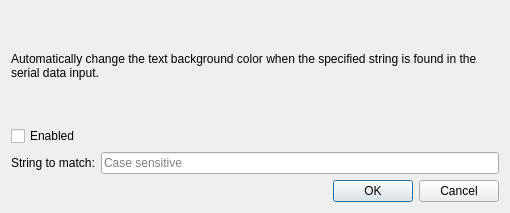
<?xml version="1.0" encoding="UTF-8"?>
<ui version="4.0">
 <class>BackgroundColorChange</class>
 <widget class="QDialog" name="BackgroundColorChange">
  <property name="geometry">
   <rect>
    <x>0</x>
    <y>0</y>
    <width>510</width>
    <height>213</height>
   </rect>
  </property>
  <property name="windowTitle">
   <string>Dialog</string>
  </property>
  <layout class="QVBoxLayout" name="verticalLayout">
   <item>
    <widget class="QLabel" name="label">
     <property name="sizePolicy">
      <sizepolicy hsizetype="Preferred" vsizetype="Minimum">
       <horstretch>0</horstretch>
       <verstretch>0</verstretch>
      </sizepolicy>
     </property>
     <property name="text">
      <string>Automatically change the text background color when the specified string is found in the serial data input. </string>
     </property>
     <property name="wordWrap">
      <bool>true</bool>
     </property>
    </widget>
   </item>
   <item>
    <widget class="QCheckBox" name="checkBox">
     <property name="text">
      <string>Enabled</string>
     </property>
    </widget>
   </item>
   <item>
    <layout class="QHBoxLayout" name="horizontalLayout">
     <item>
      <widget class="QLabel" name="label_2">
       <property name="text">
        <string>String to match:</string>
       </property>
      </widget>
     </item>
     <item>
      <widget class="QLineEdit" name="lineEdit">
       <property name="placeholderText">
        <string>Case sensitive</string>
       </property>
      </widget>
     </item>
    </layout>
   </item>
   <item>
    <widget class="QDialogButtonBox" name="buttonBox">
     <property name="orientation">
      <enum>Qt::Orientation::Horizontal</enum>
     </property>
     <property name="standardButtons">
      <set>QDialogButtonBox::StandardButton::Cancel|QDialogButtonBox::StandardButton::Ok</set>
     </property>
    </widget>
   </item>
  </layout>
 </widget>
 <resources/>
 <connections>
  <connection>
   <sender>buttonBox</sender>
   <signal>accepted()</signal>
   <receiver>BackgroundColorChange</receiver>
   <slot>accept()</slot>
   <hints>
    <hint type="sourcelabel">
     <x>248</x>
     <y>254</y>
    </hint>
    <hint type="destinationlabel">
     <x>157</x>
     <y>274</y>
    </hint>
   </hints>
  </connection>
  <connection>
   <sender>buttonBox</sender>
   <signal>rejected()</signal>
   <receiver>BackgroundColorChange</receiver>
   <slot>reject()</slot>
   <hints>
    <hint type="sourcelabel">
     <x>316</x>
     <y>260</y>
    </hint>
    <hint type="destinationlabel">
     <x>286</x>
     <y>274</y>
    </hint>
   </hints>
  </connection>
 </connections>
</ui>
